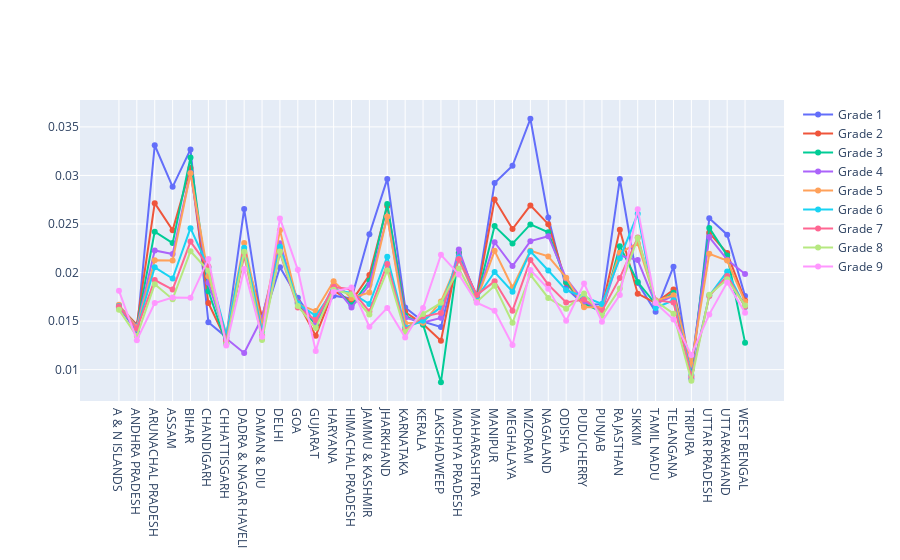

Write notebook code for a chart like this one.
### Code cell
#Enrollment by grade
df5=df.copy()[['STATNAME','C1_B','C2_B','C3_B','C4_B','C5_B','C6_B','C7_B','C8_B','C9_B','C1_G','C2_G','C3_G','C4_G','C5_G','C6_G','C7_G','C8_G','C9_G','TOTPOPULAT']]
df5=df5.groupby(['STATNAME']).mean()
df6=df.copy()[['STATNAME']]
fig=go.Figure()
df6['a']=df5[df5.columns[0]]+df5[df5.columns[0+9]]

df6=df6.groupby(['STATNAME']).mean()

for i in range(0,10):
    df6['Grade '+str(i+1)]=(df5[df5.columns[i]]+df5[df5.columns[i+9]])/df5['TOTPOPULAT']
    if i==8:
        break
df6.drop('a', axis=1, inplace=True)
for i in df6.columns:
    fig.add_trace(go.Scatter(x=df6.index, y=df6[i],
                    mode='lines+markers',
                    name=i))
fig.show()
df6.head()

### Figure 1 — Plotly figure (JSON) as saved in the notebook; plotly's stock layout.template omitted (floating-point values rounded to 4 significant figures)
{"data": [{"mode": "lines+markers", "name": "Grade 1", "type": "scatter", "x": ["A & N ISLANDS", "ANDHRA PRADESH", "ARUNACHAL PRADESH", "ASSAM", "BIHAR", "CHANDIGARH", "CHHATTISGARH", "DADRA & NAGAR HAVELI", "DAMAN & DIU", "DELHI", "GOA", "GUJARAT", "HARYANA", "HIMACHAL PRADESH", "JAMMU & KASHMIR", "JHARKHAND", "KARNATAKA", "KERALA", "LAKSHADWEEP", "MADHYA PRADESH", "MAHARASHTRA", "MANIPUR", "MEGHALAYA", "MIZORAM", "NAGALAND", "ODISHA", "PUDUCHERRY", "PUNJAB", "RAJASTHAN", "SIKKIM", "TAMIL NADU", "TELANGANA", "TRIPURA", "UTTAR PRADESH", "UTTARAKHAND", "WEST BENGAL"], "y": [0.01647, 0.01392, 0.03311, 0.02883, 0.03268, 0.01487, 0.01335, 0.02655, 0.01472, 0.02055, 0.0174, 0.01468, 0.01762, 0.01733, 0.02395, 0.02964, 0.01641, 0.01495, 0.01439, 0.02174, 0.01765, 0.02922, 0.031, 0.03583, 0.02566, 0.01841, 0.01669, 0.01674, 0.02963, 0.01892, 0.01596, 0.0206, 0.009075, 0.02559, 0.0239, 0.01758]}, {"mode": "lines+markers", "name": "Grade 2", "type": "scatter", "x": ["A & N ISLANDS", "ANDHRA PRADESH", "ARUNACHAL PRADESH", "ASSAM", "BIHAR", "CHANDIGARH", "CHHATTISGARH", "DADRA & NAGAR HAVELI", "DAMAN & DIU", "DELHI", "GOA", "GUJARAT", "HARYANA", "HIMACHAL PRADESH", "JAMMU & KASHMIR", "JHARKHAND", "KARNATAKA", "KERALA", "LAKSHADWEEP", "MADHYA PRADESH", "MAHARASHTRA", "MANIPUR", "MEGHALAYA", "MIZORAM", "NAGALAND", "ODISHA", "PUDUCHERRY", "PUNJAB", "RAJASTHAN", "SIKKIM", "TAMIL NADU", "TELANGANA", "TRIPURA", "UTTAR PRADESH", "UTTARAKHAND", "WEST BENGAL"], "y": [0.01657, 0.01464, 0.02715, 0.02436, 0.03077, 0.01686, 0.01299, 0.02205, 0.01548, 0.02214, 0.01696, 0.01349, 0.01814, 0.01703, 0.01974, 0.02686, 0.01593, 0.01469, 0.01298, 0.02204, 0.01745, 0.02752, 0.02449, 0.02692, 0.02498, 0.01895, 0.01669, 0.01639, 0.02442, 0.01783, 0.01685, 0.01824, 0.00993, 0.02409, 0.02201, 0.01712]}, {"mode": "lines+markers", "name": "Grade 3", "type": "scatter", "x": ["A & N ISLANDS", "ANDHRA PRADESH", "ARUNACHAL PRADESH", "ASSAM", "BIHAR", "CHANDIGARH", "CHHATTISGARH", "DADRA & NAGAR HAVELI", "DAMAN & DIU", "DELHI", "GOA", "GUJARAT", "HARYANA", "HIMACHAL PRADESH", "JAMMU & KASHMIR", "JHARKHAND", "KARNATAKA", "KERALA", "LAKSHADWEEP", "MADHYA PRADESH", "MAHARASHTRA", "MANIPUR", "MEGHALAYA", "MIZORAM", "NAGALAND", "ODISHA", "PUDUCHERRY", "PUNJAB", "RAJASTHAN", "SIKKIM", "TAMIL NADU", "TELANGANA", "TRIPURA", "UTTAR PRADESH", "UTTARAKHAND", "WEST BENGAL"], "y": [0.01655, 0.01448, 0.02421, 0.02303, 0.03184, 0.01809, 0.01266, 0.02222, 0.01466, 0.02256, 0.01686, 0.01464, 0.0186, 0.01663, 0.01915, 0.02706, 0.01557, 0.01462, 0.008707, 0.02204, 0.01724, 0.02478, 0.02298, 0.02496, 0.02415, 0.01902, 0.01679, 0.01594, 0.02272, 0.01902, 0.01676, 0.01792, 0.01004, 0.0246, 0.02176, 0.01278]}, {"mode": "lines+markers", "name": "Grade 4", "type": "scatter", "x": ["A & N ISLANDS", "ANDHRA PRADESH", "ARUNACHAL PRADESH", "ASSAM", "BIHAR", "CHANDIGARH", "CHHATTISGARH", "DADRA & NAGAR HAVELI", "DAMAN & DIU", "DELHI", "GOA", "GUJARAT", "HARYANA", "HIMACHAL PRADESH", "JAMMU & KASHMIR", "JHARKHAND", "KARNATAKA", "KERALA", "LAKSHADWEEP", "MADHYA PRADESH", "MAHARASHTRA", "MANIPUR", "MEGHALAYA", "MIZORAM", "NAGALAND", "ODISHA", "PUDUCHERRY", "PUNJAB", "RAJASTHAN", "SIKKIM", "TAMIL NADU", "TELANGANA", "TRIPURA", "UTTAR PRADESH", "UTTARAKHAND", "WEST BENGAL"], "y": [0.01639, 0.01445, 0.02228, 0.02191, 0.03025, 0.01895, 0.01321, 0.01171, 0.01534, 0.02302, 0.01695, 0.01485, 0.0187, 0.01641, 0.01874, 0.02575, 0.01534, 0.01486, 0.01533, 0.02238, 0.0172, 0.02312, 0.02068, 0.02324, 0.02375, 0.01939, 0.01701, 0.01616, 0.02177, 0.02128, 0.01677, 0.01759, 0.01039, 0.02366, 0.02133, 0.01985]}, {"mode": "lines+markers", "name": "Grade 5", "type": "scatter", "x": ["A & N ISLANDS", "ANDHRA PRADESH", "ARUNACHAL PRADESH", "ASSAM", "BIHAR", "CHANDIGARH", "CHHATTISGARH", "DADRA & NAGAR HAVELI", "DAMAN & DIU", "DELHI", "GOA", "GUJARAT", "HARYANA", "HIMACHAL PRADESH", "JAMMU & KASHMIR", "JHARKHAND", "KARNATAKA", "KERALA", "LAKSHADWEEP", "MADHYA PRADESH", "MAHARASHTRA", "MANIPUR", "MEGHALAYA", "MIZORAM", "NAGALAND", "ODISHA", "PUDUCHERRY", "PUNJAB", "RAJASTHAN", "SIKKIM", "TAMIL NADU", "TELANGANA", "TRIPURA", "UTTAR PRADESH", "UTTARAKHAND", "WEST BENGAL"], "y": [0.01667, 0.01435, 0.02126, 0.02125, 0.03023, 0.01963, 0.01362, 0.02304, 0.01451, 0.02437, 0.01674, 0.01603, 0.0191, 0.01736, 0.01795, 0.02578, 0.01478, 0.01482, 0.01701, 0.02134, 0.01721, 0.02223, 0.01846, 0.02225, 0.02166, 0.01948, 0.01642, 0.01643, 0.02204, 0.02302, 0.01711, 0.01765, 0.01053, 0.02193, 0.02123, 0.01699]}, {"mode": "lines+markers", "name": "Grade 6", "type": "scatter", "x": ["A & N ISLANDS", "ANDHRA PRADESH", "ARUNACHAL PRADESH", "ASSAM", "BIHAR", "CHANDIGARH", "CHHATTISGARH", "DADRA & NAGAR HAVELI", "DAMAN & DIU", "DELHI", "GOA", "GUJARAT", "HARYANA", "HIMACHAL PRADESH", "JAMMU & KASHMIR", "JHARKHAND", "KARNATAKA", "KERALA", "LAKSHADWEEP", "MADHYA PRADESH", "MAHARASHTRA", "MANIPUR", "MEGHALAYA", "MIZORAM", "NAGALAND", "ODISHA", "PUDUCHERRY", "PUNJAB", "RAJASTHAN", "SIKKIM", "TAMIL NADU", "TELANGANA", "TRIPURA", "UTTAR PRADESH", "UTTARAKHAND", "WEST BENGAL"], "y": [0.01657, 0.01416, 0.02054, 0.01939, 0.02457, 0.02052, 0.01357, 0.02257, 0.01394, 0.02266, 0.0168, 0.01553, 0.01824, 0.01789, 0.01676, 0.02164, 0.01435, 0.01503, 0.01644, 0.02155, 0.0174, 0.02006, 0.01802, 0.02218, 0.02021, 0.01818, 0.01751, 0.01676, 0.02147, 0.02604, 0.01636, 0.01715, 0.009456, 0.01763, 0.0201, 0.01645]}, {"mode": "lines+markers", "name": "Grade 7", "type": "scatter", "x": ["A & N ISLANDS", "ANDHRA PRADESH", "ARUNACHAL PRADESH", "ASSAM", "BIHAR", "CHANDIGARH", "CHHATTISGARH", "DADRA & NAGAR HAVELI", "DAMAN & DIU", "DELHI", "GOA", "GUJARAT", "HARYANA", "HIMACHAL PRADESH", "JAMMU & KASHMIR", "JHARKHAND", "KARNATAKA", "KERALA", "LAKSHADWEEP", "MADHYA PRADESH", "MAHARASHTRA", "MANIPUR", "MEGHALAYA", "MIZORAM", "NAGALAND", "ODISHA", "PUDUCHERRY", "PUNJAB", "RAJASTHAN", "SIKKIM", "TAMIL NADU", "TELANGANA", "TRIPURA", "UTTAR PRADESH", "UTTARAKHAND", "WEST BENGAL"], "y": [0.01651, 0.0142, 0.01923, 0.01825, 0.02319, 0.02063, 0.01298, 0.02173, 0.01349, 0.02204, 0.0164, 0.0151, 0.01852, 0.01825, 0.01599, 0.02089, 0.01412, 0.01546, 0.01585, 0.02139, 0.01769, 0.0191, 0.01607, 0.0213, 0.01876, 0.01693, 0.01722, 0.01605, 0.01945, 0.0236, 0.01716, 0.01691, 0.009282, 0.01758, 0.01966, 0.01648]}, {"mode": "lines+markers", "name": "Grade 8", "type": "scatter", "x": ["A & N ISLANDS", "ANDHRA PRADESH", "ARUNACHAL PRADESH", "ASSAM", "BIHAR", "CHANDIGARH", "CHHATTISGARH", "DADRA & NAGAR HAVELI", "DAMAN & DIU", "DELHI", "GOA", "GUJARAT", "HARYANA", "HIMACHAL PRADESH", "JAMMU & KASHMIR", "JHARKHAND", "KARNATAKA", "KERALA", "LAKSHADWEEP", "MADHYA PRADESH", "MAHARASHTRA", "MANIPUR", "MEGHALAYA", "MIZORAM", "NAGALAND", "ODISHA", "PUDUCHERRY", "PUNJAB", "RAJASTHAN", "SIKKIM", "TAMIL NADU", "TELANGANA", "TRIPURA", "UTTAR PRADESH", "UTTARAKHAND", "WEST BENGAL"], "y": [0.01616, 0.01346, 0.0188, 0.01726, 0.0222, 0.02019, 0.01267, 0.02214, 0.01305, 0.02216, 0.01655, 0.01429, 0.01823, 0.01777, 0.01568, 0.02022, 0.01388, 0.01574, 0.01689, 0.02041, 0.01697, 0.01863, 0.01483, 0.01976, 0.01739, 0.01626, 0.01784, 0.01555, 0.01835, 0.02356, 0.01707, 0.01577, 0.008862, 0.01771, 0.0193, 0.01661]}, {"mode": "lines+markers", "name": "Grade 9", "type": "scatter", "x": ["A & N ISLANDS", "ANDHRA PRADESH", "ARUNACHAL PRADESH", "ASSAM", "BIHAR", "CHANDIGARH", "CHHATTISGARH", "DADRA & NAGAR HAVELI", "DAMAN & DIU", "DELHI", "GOA", "GUJARAT", "HARYANA", "HIMACHAL PRADESH", "JAMMU & KASHMIR", "JHARKHAND", "KARNATAKA", "KERALA", "LAKSHADWEEP", "MADHYA PRADESH", "MAHARASHTRA", "MANIPUR", "MEGHALAYA", "MIZORAM", "NAGALAND", "ODISHA", "PUDUCHERRY", "PUNJAB", "RAJASTHAN", "SIKKIM", "TAMIL NADU", "TELANGANA", "TRIPURA", "UTTAR PRADESH", "UTTARAKHAND", "WEST BENGAL"], "y": [0.01813, 0.01304, 0.01687, 0.01744, 0.0174, 0.02141, 0.01249, 0.02036, 0.01338, 0.02557, 0.02028, 0.01192, 0.01801, 0.01846, 0.01443, 0.01636, 0.0133, 0.01634, 0.02182, 0.01981, 0.0169, 0.01607, 0.01253, 0.02027, 0.01833, 0.01503, 0.01888, 0.01494, 0.01769, 0.02652, 0.01685, 0.01516, 0.01151, 0.01569, 0.01899, 0.01585]}], "layout": {}}
